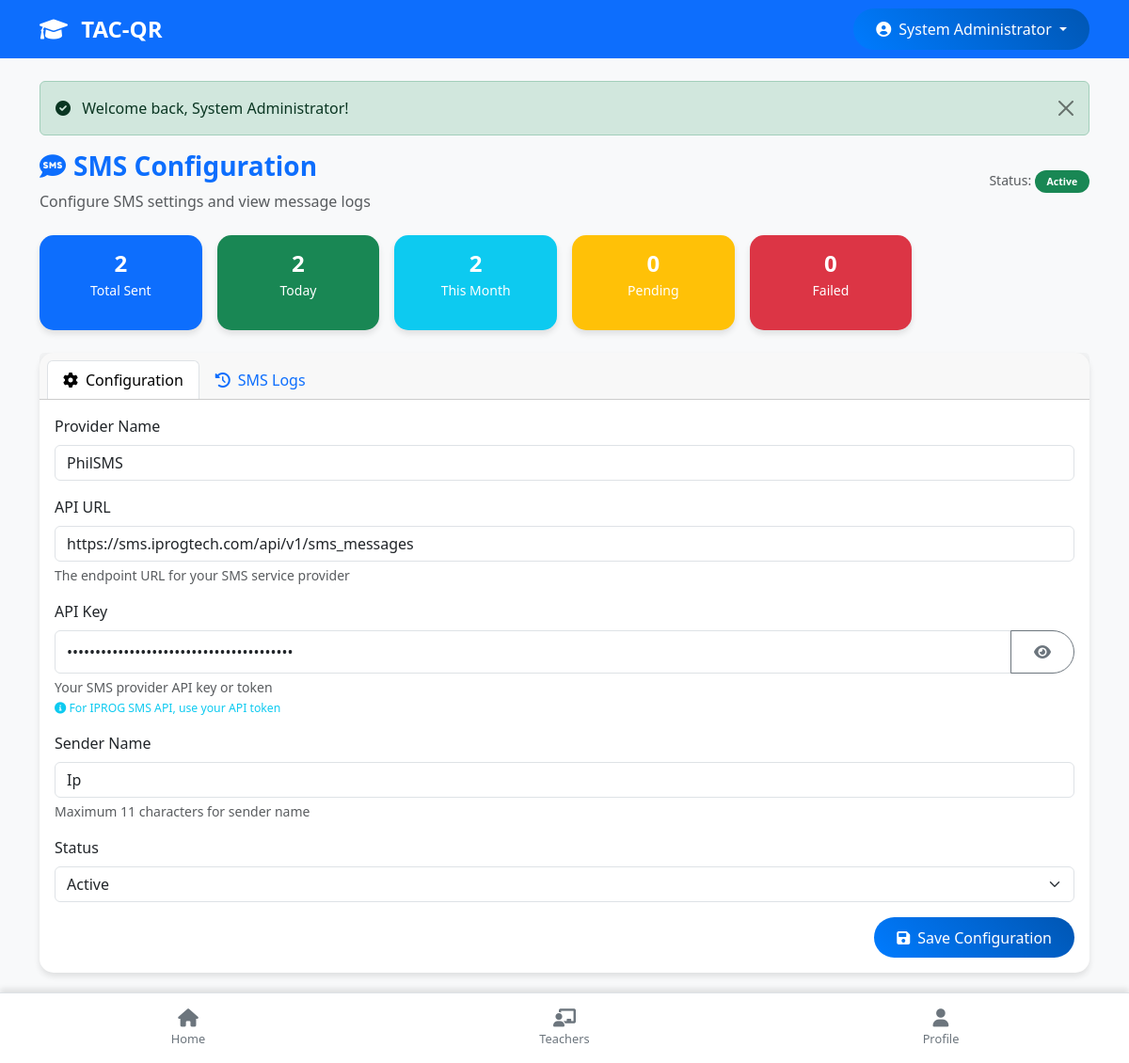
Page /sms-config.php (signed in) on the committed database.
### tables this page shows
CREATE TABLE `users` (
  `id` int(11) NOT NULL,
  `username` varchar(50) NOT NULL,
  `full_name` varchar(100) NOT NULL,
  `password` varchar(255) NOT NULL DEFAULT '',
  `phone` varchar(20) DEFAULT NULL,
  `role` enum('admin','teacher','student','parent') NOT NULL,
  `lrn` varchar(12) DEFAULT NULL COMMENT 'Learner Reference Number for students only',
  `section_id` int(11) DEFAULT NULL,
  `parent_id` int(11) DEFAULT NULL,
  `profile_image` varchar(255) DEFAULT NULL,
  `profile_image_path` varchar(255) DEFAULT NULL,
  `qr_code` text DEFAULT NULL,
  `status` enum('active','inactive') DEFAULT 'active',
  `created_at` timestamp NOT NULL DEFAULT current_timestamp(),
  `updated_at` timestamp NOT NULL DEFAULT current_timestamp() ON UPDATE current_timestamp()
);

CREATE TABLE `sms_config` (
  `id` int(11) NOT NULL,
  `provider_name` varchar(50) NOT NULL,
  `api_url` varchar(255) NOT NULL,
  `api_key` varchar(255) NOT NULL,
  `sender_name` varchar(20) NOT NULL,
  `status` enum('active','inactive') DEFAULT 'active',
  `created_at` timestamp NOT NULL DEFAULT current_timestamp(),
  `updated_at` timestamp NOT NULL DEFAULT current_timestamp() ON UPDATE current_timestamp()
);

### config.php (called while the page is built, shortened)
<?php
function isLoggedIn() {
    if (isset($_SESSION['user_id']) && !empty($_SESSION['user_id']) && is_numeric($_SESSION['user_id'])) {
        return true;
    }
    return false;
}
function getCurrentUser($pdo) {
    try {
        $stmt = $pdo->prepare("SELECT * FROM users WHERE id = ?");
        $stmt->execute([$_SESSION['user_id']]);
        $user = $stmt->fetch(PDO::FETCH_ASSOC);
        return $user;
    } catch(PDOException $e) {
        error_log("Error getting current user: " . $e->getMessage());
        return [
            'id' => $_SESSION['user_id'],
            'username' => $_SESSION['username'] ?? '',
            'full_name' => $_SESSION['full_name'] ?? 'Unknown User',
            'role' => $_SESSION['role'] ?? '',
            'phone' => '',
            'status' => 'active',
            'section_id' => $_SESSION['section_id'] ?? null,
            'created_at' => '',
            'updated_at' => ''
        ];
    }
}
function isOfflineMode() {
    return $GLOBALS['is_offline_mode'];
}
?>

### sms-config.php (the view, shortened to what this page needs)
<?php
require_once 'config.php';
include 'header.php';
try {
    $sms_config = $pdo->query("SELECT * FROM sms_config WHERE id = 1")->fetch(PDO::FETCH_ASSOC);
} catch(PDOException $e) {
    $sms_config = [
        'provider_name' => 'IPROG SMS',
        'api_url' => 'https://sms.iprogtech.com/api/v1/sms_messages',
        'api_key' => '1ef3b27ea753780a90cbdf07d027fb7b52791004',
        'sender_name' => 'KES-SMART',
        'status' => 'active'
    ];
}
try {
    $sms_stats = [
        'total_sent' => $pdo->query("SELECT COUNT(*) FROM sms_logs WHERE status = 'sent'")->fetchColumn(),
        'total_failed' => $pdo->query("SELECT COUNT(*) FROM sms_logs WHERE status = 'failed'")->fetchColumn(),
        'total_pending' => $pdo->query("SELECT COUNT(*) FROM sms_logs WHERE status = 'pending'")->fetchColumn(),
        'today_sent' => $pdo->query("SELECT COUNT(*) FROM sms_logs WHERE status = 'sent' AND DATE(sent_at) = CURDATE()")->fetchColumn(),
        'this_month' => $pdo->query("SELECT COUNT(*) FROM sms_logs WHERE status = 'sent' AND MONTH(sent_at) = MONTH(CURDATE())")->fetchColumn()
    ];
} catch(PDOException $e) {
    $sms_stats = [
        'total_sent' => 0,
        'total_failed' => 0,
        'total_pending' => 0,
        'today_sent' => 0,
        'this_month' => 0
    ];
}
?>
<div class="row">
    <div class="col-12">
        <div class="d-flex justify-content-between align-items-center mb-4">
            <div>
                <h1 class="h3 fw-bold text-primary">
                    <i class="fas fa-sms me-2"></i>SMS Configuration
                </h1>
                <p class="text-muted mb-0">Configure SMS settings and view message logs</p>
            </div>
            <div class="text-end">
                <div class="small text-muted">
                    Status:
                    <span class="badge bg-<?php echo $sms_config['status'] == 'active' ? 'success' : 'danger'; ?>">
                        <?php echo ucfirst($sms_config['status']); ?>
                    </span>
                </div>
            </div>
        </div>
    </div>
</div>
<div class="row g-3 mb-4">
    <div class="col-6 col-lg-2">
        <div class="card bg-primary text-white h-100">
            <div class="card-body text-center p-3">
                <h4 class="fw-bold mb-1"><?php echo number_format($sms_stats['total_sent']); ?></h4>
                <p class="mb-0 small">Total Sent</p>
            </div>
        </div>
    </div>
    <div class="col-6 col-lg-2">
        <div class="card bg-success text-white h-100">
            <div class="card-body text-center p-3">
                <h4 class="fw-bold mb-1"><?php echo number_format($sms_stats['today_sent']); ?></h4>
                <p class="mb-0 small">Today</p>
            </div>
        </div>
    </div>
    <div class="col-6 col-lg-2">
        <div class="card bg-info text-white h-100">
            <div class="card-body text-center p-3">
                <h4 class="fw-bold mb-1"><?php echo number_format($sms_stats['this_month']); ?></h4>
                <p class="mb-0 small">This Month</p>
            </div>
        </div>
    </div>
    <div class="col-6 col-lg-2">
        <div class="card bg-warning text-white h-100">
            <div class="card-body text-center p-3">
                <h4 class="fw-bold mb-1"><?php echo number_format($sms_stats['total_pending']); ?></h4>
                <p class="mb-0 small">Pending</p>
            </div>
        </div>
    </div>
    <div class="col-6 col-lg-2">
        <div class="card bg-danger text-white h-100">
            <div class="card-body text-center p-3">
                <h4 class="fw-bold mb-1"><?php echo number_format($sms_stats['total_failed']); ?></h4>
                <p class="mb-0 small">Failed</p>
            </div>
        </div>
    </div>
</div>
<div class="row">
    <div class="col-12">
        <div class="card">
            <div class="card-header">
                <ul class="nav nav-tabs card-header-tabs flex-nowrap overflow-auto" id="smsConfigTabs" role="tablist">
                    <li class="nav-item" role="presentation">
                        <button class="nav-link active" id="config-tab" data-bs-toggle="tab" data-bs-target="#config" type="button" role="tab">
                            <i class="fas fa-cog me-2"></i><span class="d-none d-sm-inline">Configuration</span>
                        </button>
                    </li>
                    <li class="nav-item" role="presentation">
                        <button class="nav-link" id="logs-tab" data-bs-toggle="tab" data-bs-target="#logs" type="button" role="tab">
                            <i class="fas fa-history me-2"></i><span class="d-none d-sm-inline">SMS Logs</span>
                        </button>
                    </li>
                </ul>
            </div>
            <div class="card-body p-0 p-sm-3">
                <div class="tab-content" id="smsConfigTabsContent">
                    <div class="tab-pane fade show active" id="config" role="tabpanel">
                        <form method="POST" action="">
                            <div class="row g-3">
                                <div class="col-12">
                                    <div class="mb-3">
                                        <label for="provider_name" class="form-label">Provider Name</label>
                                        <input type="text" class="form-control" id="provider_name" name="provider_name"
                                               value="<?php echo htmlspecialchars($sms_config['provider_name']); ?>" required>
                                    </div>
                                    <div class="mb-3">
                                        <label for="api_url" class="form-label">API URL</label>
                                        <input type="url" class="form-control" id="api_url" name="api_url"
                                               value="<?php echo htmlspecialchars($sms_config['api_url']); ?>" required
                                               placeholder="https://api.provider.com/v1/send">
                                        <div class="form-text">The endpoint URL for your SMS service provider</div>
                                    </div>
                                    <div class="mb-3">
                                        <label for="api_key" class="form-label">API Key</label>
                                        <div class="input-group">
                                            <input type="password" class="form-control" id="api_key" name="api_key"
                                                   value="<?php echo htmlspecialchars($sms_config['api_key']); ?>" required
                                                   placeholder="Enter your SMS API key">
                                            <button class="btn btn-outline-secondary" type="button" onclick="togglePasswordVisibility('api_key')">
                                                <i class="fas fa-eye"></i>
                                            </button>
                                        </div>
                                        <div class="form-text">
                                            Your SMS provider API key or token<br>
                                            <small class="text-info"><i class="fas fa-info-circle"></i> For IPROG SMS API, use your API token</small>
                                        </div>
                                    </div>
                                    <div class="mb-3">
                                        <label for="sender_name" class="form-label">Sender Name</label>
                                        <input type="text" class="form-control" id="sender_name" name="sender_name"
                                               value="<?php echo htmlspecialchars($sms_config['sender_name']); ?>" required
                                               placeholder="KES-SMART" maxlength="11">
                                        <div class="form-text">Maximum 11 characters for sender name</div>
                                    </div>
                                    <div class="mb-3">
                                        <label for="status" class="form-label">Status</label>
                                        <select class="form-select" id="status" name="status" required>
                                            <option value="active" <?php echo $sms_config['status'] == 'active' ? 'selected' : ''; ?>>Active</option>
                                        </select>
                                    </div>
                                    <div class="text-end">
                                        <button type="submit" class="btn btn-primary">
                                            <i class="fas fa-save me-2"></i>Save Configuration
                                        </button>
                                    </div>
                                </div>
                            </div>
                        </form>
                    </div>
                </div>
            </div>
        </div>
    </div>
</div>
<?php include 'footer.php'; ?>

### header.php (shortened to what this page needs)
<!DOCTYPE html>
<html lang="en">
<head>
    <link href="https://cdn.jsdelivr.net/npm/bootstrap@5.3.0/dist/css/bootstrap.min.css" rel="stylesheet">
    <link href="https://cdnjs.cloudflare.com/ajax/libs/font-awesome/6.0.0/css/all.min.css" rel="stylesheet">
    <link href="https://cdn.jsdelivr.net/npm/select2@4.1.0-rc.0/dist/css/select2.min.css" rel="stylesheet">
    <link href="https://cdn.jsdelivr.net/npm/select2-bootstrap-5-theme@1.3.0/dist/select2-bootstrap-5-theme.min.css" rel="stylesheet">
    <link href="assets/css/pwa.css" rel="stylesheet">
</head>
<body class="<?php echo isOfflineMode() ? 'offline-mode' : ''; ?>">
<nav class="navbar navbar-expand-lg navbar-dark bg-primary sticky-top">
    <div class="container">
        <a class="navbar-brand" href="index.php">
            <i class="fas fa-graduation-cap me-2"></i>
            TAC-QR
        </a>
        <?php if (isLoggedIn()): ?>
            <div class="dropdown">
                <button class="btn btn-primary dropdown-toggle border-0" type="button" id="userDropdown" data-bs-toggle="dropdown" aria-expanded="false">
                    <i class="fas fa-user-circle me-1"></i>
                    <span class="d-none d-md-inline">
                        <?php
                        $current_user = getCurrentUser($pdo);
                        echo $current_user ? $current_user['full_name'] : 'User';
                        ?>
                    </span>
                </button>
            </div>
        <?php endif; ?>
    </div>
</nav>
<main class="container mt-4">
    <?php if (isset($_SESSION['success'])): ?>
        <div class="alert alert-success alert-dismissible fade show" role="alert">
            <i class="fas fa-check-circle me-2"></i>
            <?php echo $_SESSION['success']; unset($_SESSION['success']); ?>
            <button type="button" class="btn-close" data-bs-dismiss="alert"></button>
        </div>
    <?php endif; ?>

### header.php (style rules this page uses)
:root { --primary-color: #007bff; --secondary-color: #6c757d; --success-color: #28a745; --danger-color: #dc3545; --warning-color: #ffc107; --info-color: #17a2b8; }
body { font-family: 'Segoe UI', Tahoma, Geneva, Verdana, sans-serif; background-color: #f8f9fa; padding-bottom: 80px; overflow-x: hidden; -webkit-tap-highlight-color: transparent; }
.navbar-brand { font-weight: bold; font-size: 1.5rem; }
.card { border: none; border-radius: 15px; box-shadow: 0 4px 6px rgba(0, 0, 0, 0.1); margin-bottom: 1rem; transition: transform 0.2s ease-in-out; }
.btn { border-radius: 25px; padding: 0.6rem 1.5rem; font-weight: 500; }
.btn-primary { background: linear-gradient(45deg, #007bff, #0056b3); border: none; }
.badge { border-radius: 25px; padding: 0.4rem 0.8rem; }

### sms-config.php (style rules this page uses)
.fade-in { animation: fadeIn 0.3s ease-in; }
.card { transition: transform 0.2s; }

### rows in the picture
users: full_name "System Administrator"
sms_config: status "Active", provider_name "PhilSMS", api_url "https://sms.iprogtech.com/api/v1/sms_messages", sender_name "Ip"

### other values in the picture
$_SESSION['success'] "Welcome back, System Administrator!"
$sms_stats['total_sent'] "2"
$sms_stats['today_sent'] "2"
$sms_stats['this_month'] "2"
$sms_stats['total_pending'] "0"
$sms_stats['total_failed'] "0"
